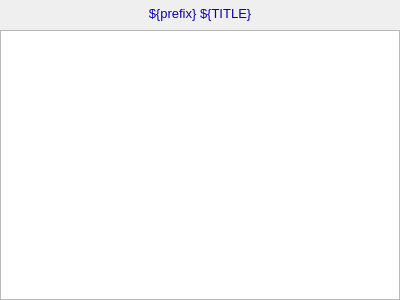
<?xml version="1.0" ?>
<ui version="4.0">
  <class>Dialog</class>
  <widget class="QWidget" name="screen">
    <property name="geometry">
      <rect>
        <x>1095</x>
        <y>344</y>
        <width>400</width>
        <height>300</height>
      </rect>
    </property>
    <property name="styleSheet">
      <string notr="true">QWidget#screen {
  color: rgb(0, 0, 0);
  background-color: rgb(187, 187, 187);
  }</string>
    </property>
    <property name="windowTitle">
      <string>NDPlotXY</string>
    </property>
    <widget class="PyDMWaveformPlot" name="cartesian_plot">
      <property name="geometry">
        <rect>
          <x>0</x>
          <y>30</y>
          <width>400</width>
          <height>270</height>
        </rect>
      </property>
      <property name="toolTip">
        <string>cartesian_plot</string>
      </property>
      <property name="title" stdset="0">
        <string>$(TITLE)</string>
      </property>
      <property name="xLabels">
        <stringlist>
          <string>${XLABEL}</string>
        </stringlist>
      </property>
      <property name="yLabels">
        <stringlist>
          <string>${YLABEL}</string>
        </stringlist>
      </property>
      <property name="curves" stdset="0">
        <stringlist>
          <string>{&quot;name&quot;: &quot;curve 1&quot;, &quot;x_channel&quot;: &quot;ca://${prefix}${XDATA}&quot;, &quot;y_channel&quot;: &quot;ca://${prefix}${YDATA}&quot;, &quot;color&quot;: &quot;#000000&quot;, &quot;lineStyle&quot;: 1, &quot;lineWidth&quot;: 1, &quot;symbolSize&quot;: 10, &quot;redraw_mode&quot;: 2, &quot;block_size&quot;: 1200}</string>
        </stringlist>
      </property>
      <property name="axisColor" stdset="0">
        <color>
          <red>0</red>
          <green>0</green>
          <blue>0</blue>
        </color>
      </property>
      <property name="backgroundColor" stdset="0">
        <color>
          <red>115</red>
          <green>223</green>
          <blue>255</blue>
        </color>
      </property>
    </widget>
    <widget class="PyDMDrawingRectangle" name="rectangle">
      <property name="geometry">
        <rect>
          <x>0</x>
          <y>0</y>
          <width>400</width>
          <height>26</height>
        </rect>
      </property>
      <property name="brush" stdset="0">
        <brush brushstyle="SolidPattern">
          <color alpha="255">
            <red>218</red>
            <green>218</green>
            <blue>218</blue>
          </color>
        </brush>
      </property>
      <property name="penStyle" stdset="0">
        <enum>Qt::SolidLine</enum>
      </property>
      <property name="penColor" stdset="0">
        <color>
          <red>218</red>
          <green>218</green>
          <blue>218</blue>
        </color>
      </property>
      <property name="penWidth" stdset="0">
        <double>0</double>
      </property>
      <property name="penCapStyle" stdset="0">
        <enum>Qt::FlatCap</enum>
      </property>
      <property name="toolTip">
        <string>rectangle</string>
      </property>
    </widget>
    <widget class="QLabel" name="text">
      <property name="geometry">
        <rect>
          <x>0</x>
          <y>1</y>
          <width>400</width>
          <height>25</height>
        </rect>
      </property>
      <property name="text">
        <string>${prefix} ${TITLE}</string>
      </property>
      <property name="font" stdset="0">
        <font>
          <pointsize>10</pointsize>
        </font>
      </property>
      <property name="brush" stdset="0">
        <brush brushstyle="SolidPattern">
          <color alpha="255">
            <red>10</red>
            <green>0</green>
            <blue>184</blue>
          </color>
        </brush>
      </property>
      <property name="toolTip">
        <string>text</string>
      </property>
      <property name="alignment">
        <set>Qt::AlignCenter</set>
      </property>
      <property name="styleSheet">
        <string notr="true">QLabel#text {
  color: rgb(10, 0, 184);
  }</string>
      </property>
    </widget>
  </widget>
  <customwidgets>
    <customwidget>
      <class>PyDMWaveformPlot</class>
      <extends>QGraphicsView</extends>
      <header>pydm.widgets.waveformplot</header>
    </customwidget>
    <customwidget>
      <class>PyDMDrawingRectangle</class>
      <extends>QWidget</extends>
      <header>pydm.widgets.drawing</header>
    </customwidget>
    <customwidget>
      <class>PyDMLabel</class>
      <extends>QLabel</extends>
      <header>pydm.widgets.label</header>
    </customwidget>
  </customwidgets>
</ui>
